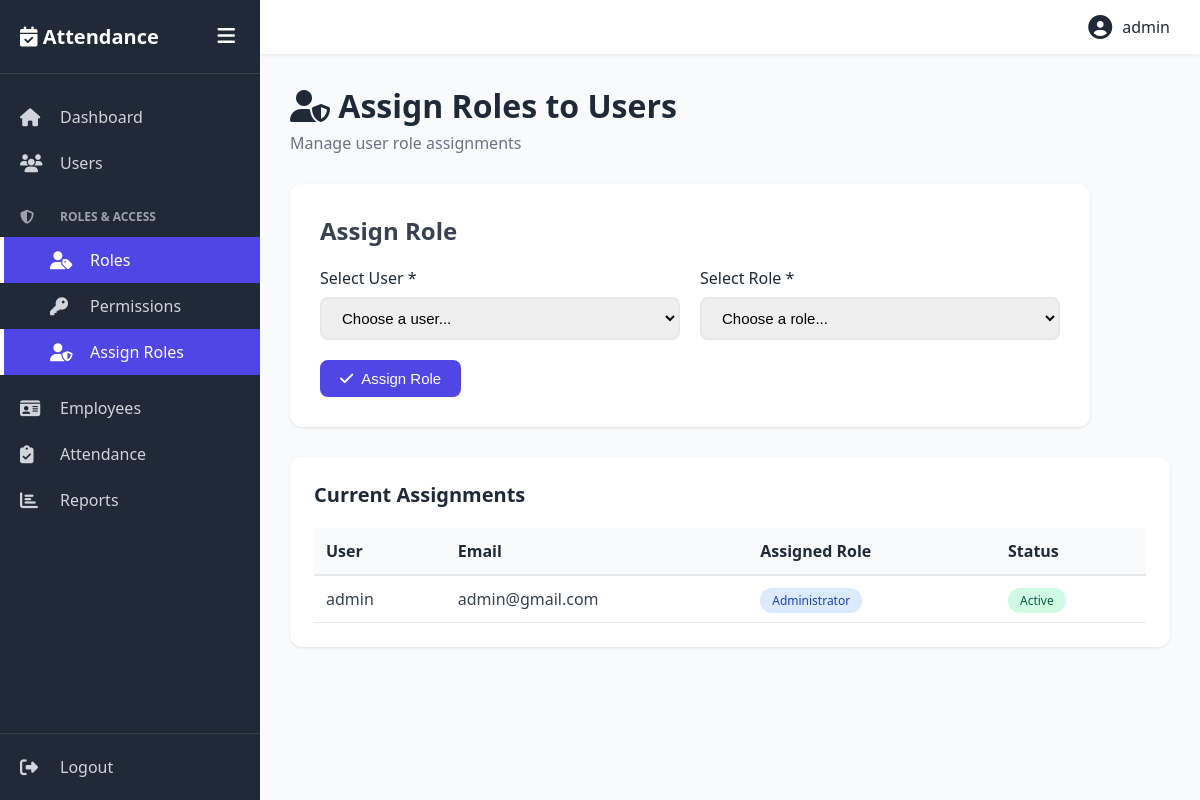
The app's page /user-roles/ (signed in), older data.
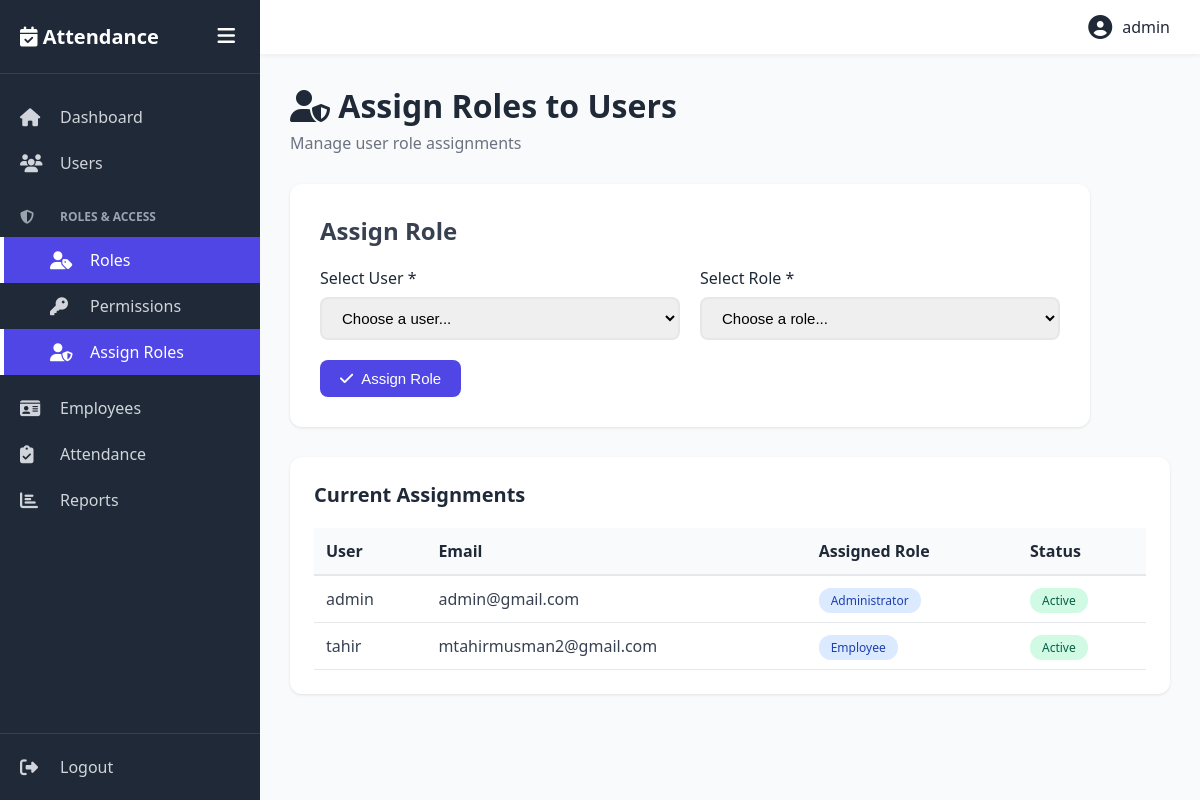
The same page, newer data.
### accounts/models.py (models this page shows, shortened)
class UserRole(models.Model):
    user = models.OneToOneField(User, on_delete=models.CASCADE, related_name='user_role')
    role = models.ForeignKey(Role, on_delete=models.SET_NULL, null=True)

class Role(models.Model):
    name = models.CharField(max_length=100, unique=True)
    description = models.TextField(blank=True)
    created_at = models.DateTimeField(auto_now_add=True)

### accounts/views.py (the view)
# urls.py: path('user-roles/', views.user_roles, name='user_roles'),
@login_required
def user_roles(request):
    user_roles = UserRole.objects.all().select_related('user', 'role')
    users = User.objects.all()
    roles = Role.objects.all()
    return render(request, 'user_roles/list.html', {
        'user_roles': user_roles,
        'users': users,
        'roles': roles
    })

### templates/user_roles/list.html (shortened to what this page needs)
{% extends 'base.html' %}
{% block content %}
<div class="page-header">
    <h1><i class="fas fa-user-shield"></i> Assign Roles to Users</h1>
    <p>Manage user role assignments</p>
</div>
<div class="form-container" style="margin-bottom: 30px;">
    <h2 style="margin-bottom: 20px;">Assign Role</h2>
    <form method="POST" action="{% url 'assign_role' %}">
        <div class="form-row">
            <div class="form-group">
                <label for="user_id">Select User *</label>
                <select id="user_id" name="user_id" required>
                    <option value="">Choose a user...</option>
                </select>
            </div>
            <div class="form-group">
                <label for="role_id">Select Role *</label>
                <select id="role_id" name="role_id" required>
                    <option value="">Choose a role...</option>
                </select>
            </div>
        </div>
        <button type="submit" class="btn btn-primary">
            <i class="fas fa-check"></i> Assign Role
        </button>
    </form>
</div>
<div class="table-container">
    <div class="table-header">
        <h2>Current Assignments</h2>
    </div>
    <table>
        <thead>
            <tr>
                <th>User</th>
                <th>Email</th>
                <th>Assigned Role</th>
                <th>Status</th>
            </tr>
        </thead>
        <tbody>
            {% for user_role in user_roles %}
            <tr>
                <td>{{ user_role.user.username }}</td>
                <td>{{ user_role.user.email }}</td>
                <td>
                    {% if user_role.role %}
                        <span class="badge badge-info">{{ user_role.role.name }}</span>
                    {% else %}
                        <span class="badge badge-warning">No Role</span>
                    {% endif %}
                </td>
                <td>
                    {% if user_role.user.is_active %}
                        <span class="badge badge-success">Active</span>
                    {% else %}
                        <span class="badge badge-danger">Inactive</span>
                    {% endif %}
                </td>
            </tr>
            {% empty %}
            <tr>
                <td colspan="4" style="text-align: center;">No role assignments found</td>
            </tr>
            {% endfor %}
        </tbody>
    </table>
</div>
{% endblock %}

Row changes from the older to the newer data that the page shows:
added UserRole: user.username "tahir", user.email "mtahirmusman2@gmail.com", role.name "Employee", shows "Active"
